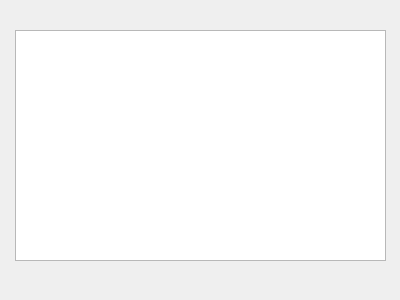
<?xml version="1.0" encoding="UTF-8"?>
<ui version="4.0">
 <class>Variables</class>
 <widget class="QWidget" name="Variables">
  <property name="geometry">
   <rect>
    <x>0</x>
    <y>0</y>
    <width>400</width>
    <height>300</height>
   </rect>
  </property>
  <property name="windowTitle">
   <string>Значения переменных окружения</string>
  </property>
  <widget class="QListWidget" name="view">
   <property name="geometry">
    <rect>
     <x>15</x>
     <y>30</y>
     <width>371</width>
     <height>231</height>
    </rect>
   </property>
  </widget>
 </widget>
 <resources/>
 <connections/>
</ui>
